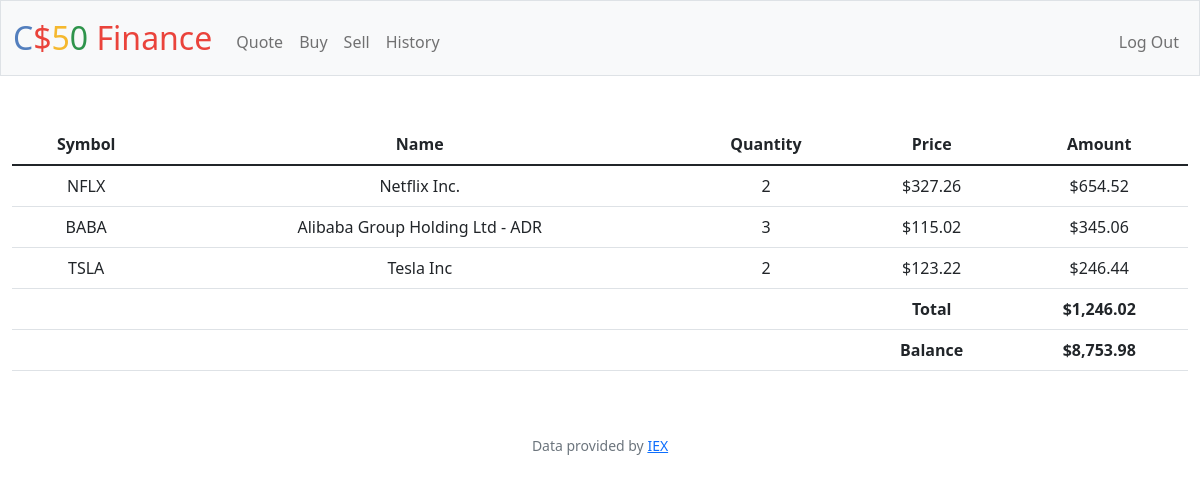
The app's page / (signed in) with its own data.
### tables this page shows
CREATE TABLE stocks (userid INTEGER, name TEXT NOT NULL, stock TEXT NOT NULL, qty INTEGER, price NUMERIC NOT NULL, amount numeric not null, FOREIGN KEY (userid) REFERENCES users(id));

### app.py (the view)
@app.route("/")
@login_required
def index():
    portfolio = db.execute("SELECT * FROM stocks WHERE userid = ? AND qty > 0",session["user_id"])
    sum = 0
    for stock in portfolio:
        sum = sum + stock['amount']
        stock['price'] = usd(stock['price'])
        stock['amount'] = usd(stock['amount'])
    user = db.execute("SELECT * FROM users WHERE id = ?", session["user_id"])
    return render_template("index.html", portfolio=portfolio, balance=usd(user[0]['cash']), total=usd(sum))

### app.py (called while the page is built)
@app.after_request
def after_request(response):
    response.headers["Cache-Control"] = "no-cache, no-store, must-revalidate"
    response.headers["Expires"] = 0
    response.headers["Pragma"] = "no-cache"
    return response

### helpers.py (called while the page is built)
def login_required(f):
    @wraps(f)
    def decorated_function(*args, **kwargs):
        if session.get("user_id") is None:
            return redirect("/login")
        return f(*args, **kwargs)
    return decorated_function

def usd(value):
    return f"${value:,.2f}"

### templates/index.html (shortened to what this page needs)
{% extends "layout.html" %}
{% block main %}
        <table class="table">
            <thead>
                <tr>
                    <th scope="col">Symbol</th>
                    <th scope="col">Name</th>
                    <th scope="col">Quantity</th>
                    <th scope="col">Price</th>
                    <th scope="col">Amount</th>
                </tr>
            </thead>
            <tbody>
                {% for stock in portfolio %}
                    <tr>
                        <td>{{ stock.stock }}</td>
                        <td>{{ stock.name }}</td>
                        <td>{{ stock.qty }}</td>
                        <td>{{ stock.price }}</td>
                        <td>{{ stock.amount }}</td>
                    </tr>
                {% endfor %}
                    <tr>
                        <td></td>
                        <td></td>
                        <td></td>
                        <td><b>Total</b></td>
                        <td><b>{{ total }}</b></td>
                    </tr>
                    <tr>
                        <td></td>
                        <td></td>
                        <td></td>
                        <td><b>Balance</b></td>
                        <td><b>{{ balance }}</b></td>
                    </tr>
            </tbody>
        </table>
{% endblock %}

### templates/layout.html (shortened to what this page needs)
<!DOCTYPE html>
<html lang="en">
    <head>
        <link href="https://cdn.jsdelivr.net/npm/bootstrap@5.1.3/dist/css/bootstrap.min.css" rel="stylesheet">
        <link href="/static/styles.css" rel="stylesheet">
    </head>
    <body>
        <nav class="bg-light border navbar navbar-expand-md navbar-light">
            <div class="container-fluid">
                <a class="navbar-brand" href="/"><span class="blue">C</span><span class="red">$</span><span class="yellow">5</span><span class="green">0</span> <span class="red">Finance</span></a>
                <div class="collapse navbar-collapse" id="navbar">
                    {% if session["user_id"] %}
                        <ul class="navbar-nav me-auto mt-2">
                            <li class="nav-item"><a class="nav-link" href="/quote">Quote</a></li>
                            <li class="nav-item"><a class="nav-link" href="/buy">Buy</a></li>
                            <li class="nav-item"><a class="nav-link" href="/sell">Sell</a></li>
                            <li class="nav-item"><a class="nav-link" href="/history">History</a></li>
                        </ul>
                        <ul class="navbar-nav ms-auto mt-2">
                            <li class="nav-item"><a class="nav-link" href="/logout">Log Out</a></li>
                        </ul>
                    {% else %}
                        <ul class="navbar-nav ms-auto mt-2">
                            <li class="nav-item"><a class="nav-link" href="/register">Register</a></li>
                            <li class="nav-item"><a class="nav-link" href="/login">Log In</a></li>
                        </ul>
                    {% endif %}
                </div>
            </div>
        </nav>
        <main class="container-fluid py-5 text-center">
            {% block main %}{% endblock %}
        </main>
        <footer class="mb-5 small text-center text-muted">
            Data provided by <a href="https://iexcloud.io/">IEX</a>
        </footer>
    </body>
</html>

### static/styles.css (style rules this page uses)
nav .navbar-brand { font-size: xx-large; }
nav .navbar-brand .blue { color: #537fbe; }
nav .navbar-brand .red { color: #ea433b; }
nav .navbar-brand .yellow { color: #f5b82e; }
nav .navbar-brand .green { color: #2e944b; }

### records on screen
stocks: stock "NFLX", name "Netflix Inc.", qty "2", price "$327.26", amount "$654.52"
stocks: stock "BABA", name "Alibaba Group Holding Ltd - ADR", qty "3", price "$115.02", amount "$345.06"
stocks: stock "TSLA", name "Tesla Inc", qty "2", price "$123.22", amount "$246.44"

### other values on screen
{{ total }} "$1,246.02"
{{ balance }} "$8,753.98"
